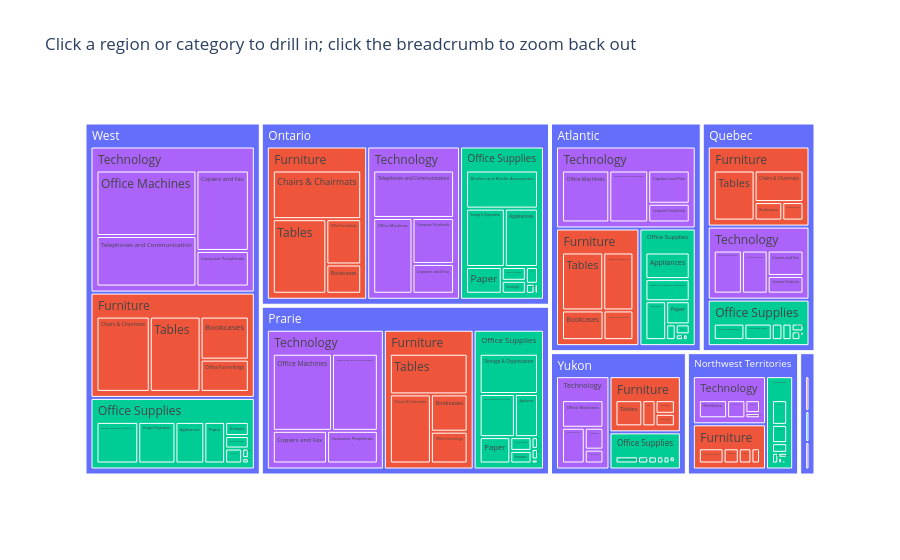

Source (notebook cell):
### Markdown cell above
**Choosing between them:**

- **Treemap**: area is easier to compare accurately than the wedge shapes a sunburst uses, especially for leaves that are far apart in the hierarchy. Better when your main question is "which items are the biggest," across the whole dataset.
- **Sunburst**: the ring structure makes the *depth* of the hierarchy and the parent-child relationships more immediately visible, since every level gets its own visually distinct ring. Better when your main question is about structure itself, how many levels deep does this go, and how does one level relate to the level above it, rather than precise size comparison.

Look at both charts above. Which one makes it easier to answer "which single sub-category has the highest sales, out of everything"? Which makes it easier to answer "how many categories does the West region have, and how do they compare to each other specifically within that region"?

## 5. Built-in interactivity: click to drill down

Both chart types support the same interaction, continuing directly from Lab 7: **click any segment to zoom into that branch**, and click the chart's title area (or use the path breadcrumb Plotly adds automatically) to zoom back out. No extra code is required for this; it comes built into both `px.treemap()` and `px.sunburst()`.

### Code cell
fig = px.treemap(
    full_hierarchy,
    path=["region", "category", "sub_category"],
    values="total_sales",
    color="category",
    title="Click a region or category to drill in; click the breadcrumb to zoom back out"
)
fig.show()

### Figure 1 — Plotly figure (JSON) as saved in the notebook; plotly's stock layout.template omitted (floating-point values rounded to 4 significant figures; data arrays with more than 128 entries replaced by an {"elided": "..."} marker saying what was removed)
{"data": [{"branchvalues": "total", "customdata": {"elided": "167x1 str values"}, "domain": {"x": [0, 1], "y": [0, 1]}, "hovertemplate": "labels=%{label}<br>total_sales=%{value}<br>parent=%{parent}<br>id=%{id}<br>category=%{customdata[0]}<extra></extra>", "ids": {"elided": "167 str values"}, "labels": {"elided": "167 str values"}, "marker": {"colors": {"elided": "167 str values"}}, "name": "", "parents": {"elided": "167 str values"}, "type": "treemap", "values": {"elided": "167 float values"}}], "layout": {"legend": {"tracegroupgap": 0}, "title": {"text": "Click a region or category to drill in; click the breadcrumb to zoom back out"}}}
